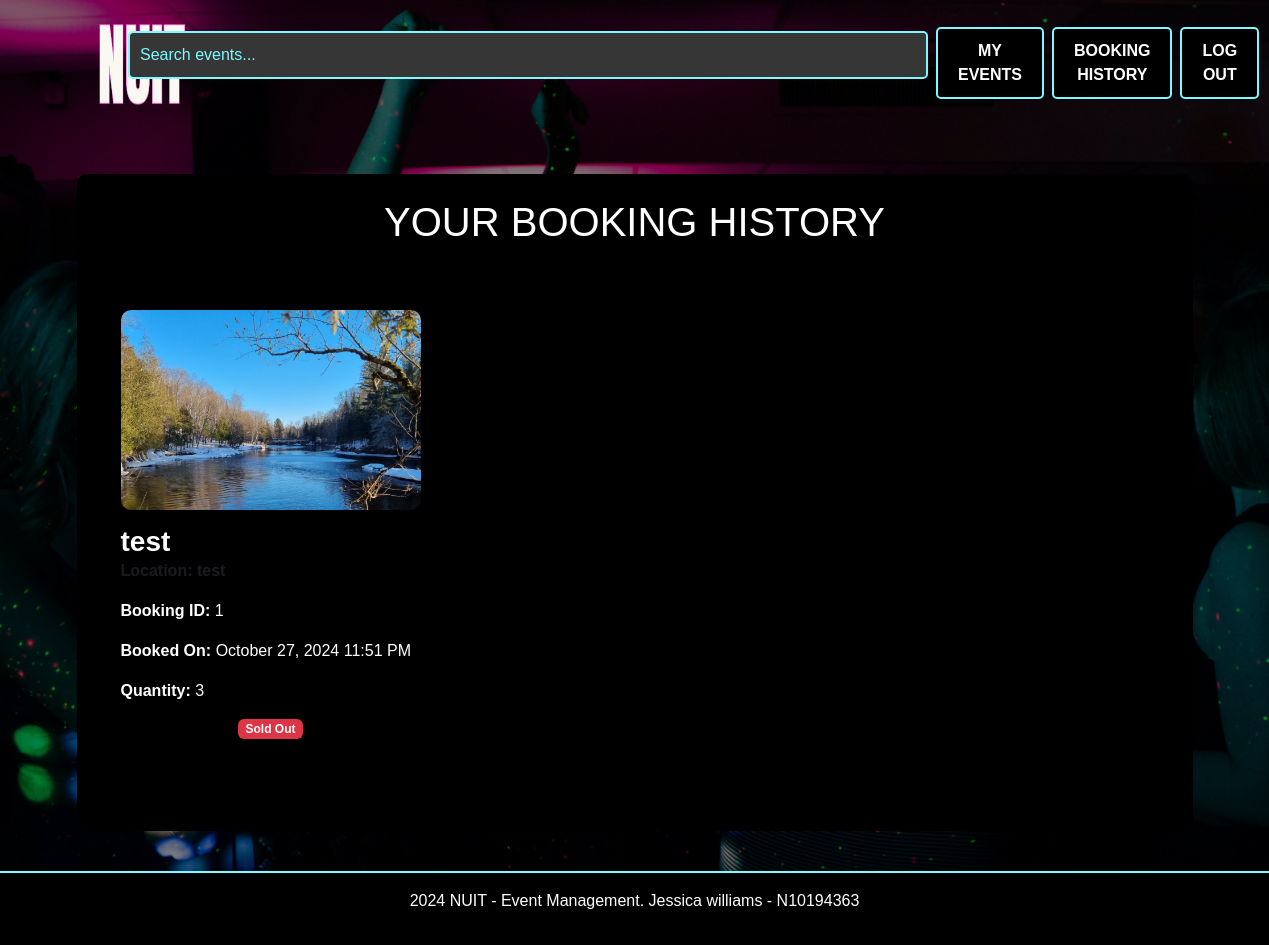
Screenshot of /booking_history (signed in) with the database file from the repository.
### website/models.py (models this page shows)
class Booking(db.Model):
    id = db.Column(db.Integer, primary_key=True)
    quantity = db.Column(db.Integer, nullable=False)
    booking_date = db.Column(db.DateTime, default=datetime.now(timezone.utc))
    user_id = db.Column(db.Integer, db.ForeignKey('user.id'), nullable=False)
    event_id = db.Column(db.Integer, db.ForeignKey('event.id'), nullable=False)

class Event(db.Model):
    id = db.Column(db.Integer, primary_key=True)
    name = db.Column(db.String(100), nullable=False)
    location = db.Column(db.String(100), nullable=False)
    date = db.Column(db.DateTime, nullable=False)
    description = db.Column(db.Text, nullable=True)
    available_tickets = db.Column(db.Integer, nullable=False)
    categories = db.Column(db.String(200), nullable=False)
    image = db.Column(db.String(100), nullable=True)
    creator_id = db.Column(db.Integer, db.ForeignKey('user.id'), nullable=False)
    comments = db.relationship('Comment', backref='event', lazy=True)
    bookings = db.relationship('Booking', backref='event', lazy=True)

### website/views.py (the view)
@main_bp.route('/booking_history')
@login_required
def booking_history():
    bookings = Booking.query.filter_by(user_id=current_user.id).all()
    print("Retrieved bookings:", bookings)
    return render_template('booking_history.html', bookings=bookings)

### website/__init__.py (called while the page is built)
def create_app():
    app = Flask(__name__)  # this is the name of the module/package that is calling this app
    app.debug = True
    app.secret_key = 'somesecretkey'
    app.config['SQLALCHEMY_DATABASE_URI'] = 'sqlite:///sitedata.sqlite'
    db.init_app(app)
    Bootstrap5(app)
    login_manager = LoginManager()
    login_manager.login_view = 'auth.login'
    login_manager.init_app(app)
    UPLOAD_FOLDER = 'website/static/img'
    app.config['UPLOAD_FOLDER'] = UPLOAD_FOLDER
    from .models import User
    @login_manager.user_loader
    def load_user(user_id):
       return db.session.scalar(db.select(User).where(User.id==user_id))
    from . import views
    app.register_blueprint(views.main_bp)
    from . import auth
    app.register_blueprint(auth.auth_bp)
    from .events import event_bp
    app.register_blueprint(event_bp)
    return app

### website/templates/booking_history.html
{% extends "base.html" %} {% from "bootstrap5/form.html" import render_form %}
{% block content %}
<div class="container mt-5">
  <div class="section-background p-4">
    <h1 class="text-center">YOUR BOOKING HISTORY</h1>
    {% if bookings %}
    <div class="row mt-4">
      {% for booking in bookings %}
      <div class="col-md-6 col-lg-4 mb-4">
        <div class="event-card mb-4">
          <img
            src="{{ url_for('static', filename=booking.event.image.replace('website/static/', '')) }}"
            alt="Event Image"
            class="card-img-top"
            style="max-height: 200px; object-fit: cover"
          />
          <div class="card-body">
            <h3 class="card-title">{{ booking.event.name }}</h3>
            <p class="location text-muted">
              <strong>Location:</strong> {{ booking.event.location }}
            </p>
            <p><strong>Booking ID:</strong> {{ booking.id }}</p>
            <p>
              <strong>Booked On:</strong> {{ booking.booking_date.strftime('%B
              %d, %Y %I:%M %p') }}
            </p>
            <p><strong>Quantity:</strong> {{ booking.quantity }}</p>
          </div>
          <div class="card-footer text-center">
            <span class="badge bg-danger">Sold Out</span>
          </div>
        </div>
      </div>
      {% endfor %}
    </div>
    {% else %}
    <p class="text-center mt-5">
      What are you waiting for? Go book a party! 🥳
    </p>
    {% endif %}
  </div>
</div>
{% endblock %}

### website/static/css/styles.css (style rules this page uses)
body, h1, h2, h3, h4, h5, h6, p, a, button, input, footer, .search-bar { font-family: Verdana, Geneva, sans-serif; }
h3,h4 { color: rgb(179, 24, 109); font-weight: bold; }
html, body { height: 100%; margin: 0; }
body { display: flex; flex-direction: column; justify-content: space-between; }
.event-card { background-color: #000000; border-radius: 10px; padding: 20px; margin: 20px 0; }
.event-card img { width: 100%; height: 200px; object-fit: cover; border-radius: 10px; margin-bottom: 15px; }
.location { color: #7DF9FF; font-weight: bold; }
body { background-image: url('../img/background.jpg'); background-size: cover; background-position: center; background-repeat: no-repeat; background-attachment: fixed; color: white; position: relative; z-index: 0; }
body::before { content: ""; position: fixed; top: 0; left: 0; width: 100%; height: 100%; background-color: rgba(0, 0, 0, 0.5); z-index: -1; }
.section-background { background-color: black; padding: 40px 20px; margin-bottom: 40px; border-radius: 10px; }

### rows the page displays
Booking: image (picture), event.name "test", event.location "test", id "1", booking_date "October 27, 2024 11:51 PM", quantity "3"
